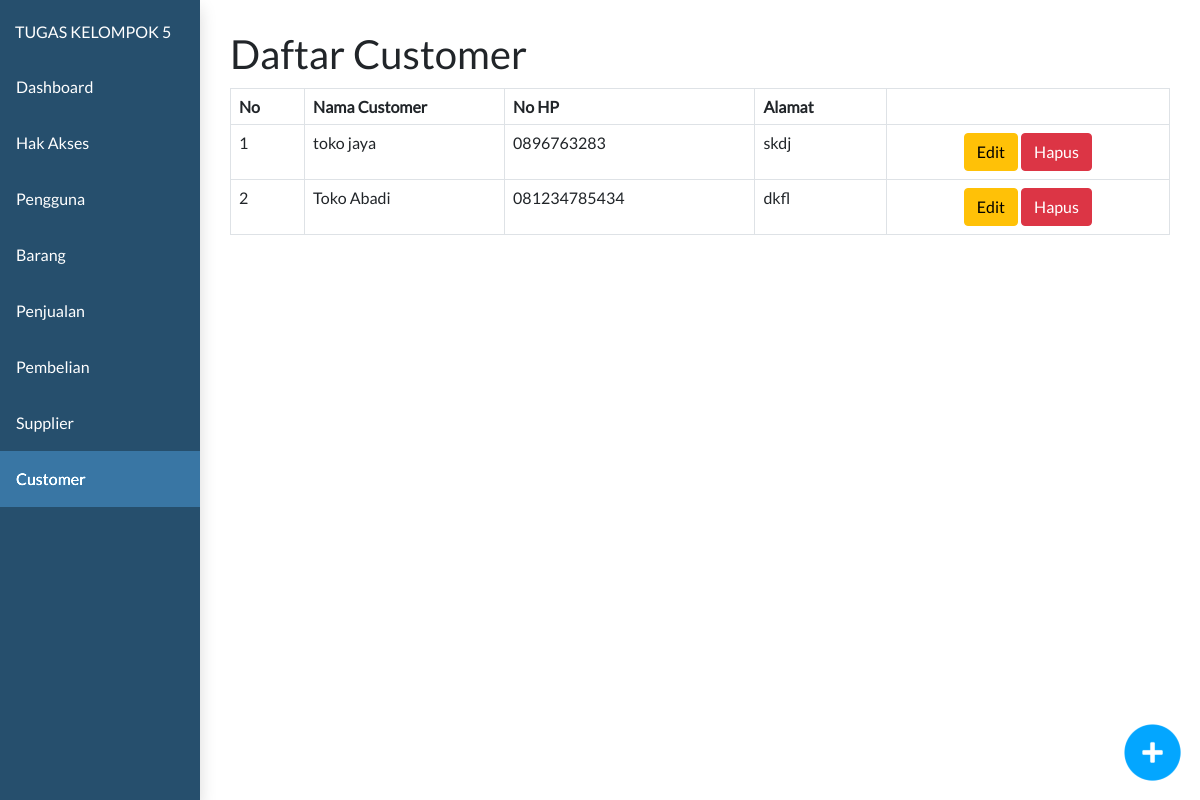
Page /toko/admin.php?page=customer&subpage=customer-list on the committed database.
### tables this page shows
CREATE TABLE `customer` (
  `id_customer` int(11) NOT NULL,
  `nama_customer` varchar(50) DEFAULT NULL,
  `alamat_customer` text DEFAULT NULL,
  `no_hp_customer` varchar(20) DEFAULT NULL
);

### toko/controller/customer_controller.php (called while the page is built, shortened)
<?php
require_once "controller/base_controller.php";
class CustomerController {
    function callmodel(){
        $baseController = new BaseController();
    }
    function customer_list(){
        $model = new model;
        $customer_list = $model->select("customer");
        return $customer_list;
    }
}
?>

### toko/model/model.php (called while the page is built, shortened)
<?php
class model {
    function select($table){
        require "koneksi.php";
        $data = mysqli_query($connect, "SELECT * FROM $table");
        $dataarray = array();
            while($row = mysqli_fetch_assoc($data)){
                $dataarray[] = $row;
            }
        return $dataarray;
    }
}
?>

### toko/view/customer/customer-list.php (the view, shortened to what this page needs)
<?php
require_once "controller/customer_controller.php";
$customerController = new CustomerController();
$customerController->callasset();
$customer_list = $customerController->customer_list();
?>
<html>
<head>
</head>
<div class="clm-12 np">
  <div class="container-full" id="daftarproduk">
    <h1>Daftar Customer</h1>
    <table class="table table-bordered" style="margin-top:10px">
      <?php if ($customer_list != null) : ?>
        <thead>
          <th>No</th>
          <th>Nama Customer</th>
          <th>No HP</th>
          <th>Alamat</th>
          <th></th>
        </thead>
        <?php $no = 1;
        foreach ($customer_list as  $customer) : ?>
          <tr>
            <td><?php echo $no;
                $no++ ?></td>
            <td style="width:200px"><?php echo $customer['nama_customer'] ?></td>
            <td><?php echo $customer['no_hp_customer'] ?></td>
            <td><?php echo $customer['alamat_customer'] ?></td>
            <td class="text-center">
              <a href="submit.php?customer-edit=<?php echo $customer['id_customer'] ?>"><button class="btn btn-warning">Edit</button></a>
              <a href="submit.php?customer-delete=<?php echo $customer['id_customer'] ?>"><button class="btn btn-danger">Hapus</button></a>
            </td>
          </tr>
        <?php endforeach ?>
      <?php else : ?>
        <tr>
          <td colspan="7" style="text-align:center">Tidak Ada Data.</td>
        </tr>
      <?php endif ?>
    </table>
  </div>
</div>
<div class="fly-right">
  <a href="?page=customer&&subpage=customer-detail">
    <img src="assets/img/add_blue.png" class="flyitem" style="width:65px; height:65px;">
  </a>
</div>
</html>

### toko/assets/css/style.css (style rules this page uses)
* { font-family: 'lato'; margin: 0px; }
.clm-1, .clm-2, .clm-3, .clm-4, .clm-5, .clm-6, .clm-7, .clm-8, .clm-9, .clm-10, .clm-11, .clm-12 { float:left; padding:10px; box-sizing: border-box; }
.clm-12 { width:100%; }
.container-full { width: 100%; padding:15px;; margin-left: auto; margin-right: auto; box-sizing: border-box; float:left; }
.np { padding:0px; }
.fly-right { position: fixed; bottom:0px; right: 0px; float: left; padding: 15px; }

### rows in the picture
customer: nama_customer "toko jaya", no_hp_customer "0896763283", alamat_customer "skdj"
customer: nama_customer "Toko Abadi", no_hp_customer "081234785434", alamat_customer "dkfl"
